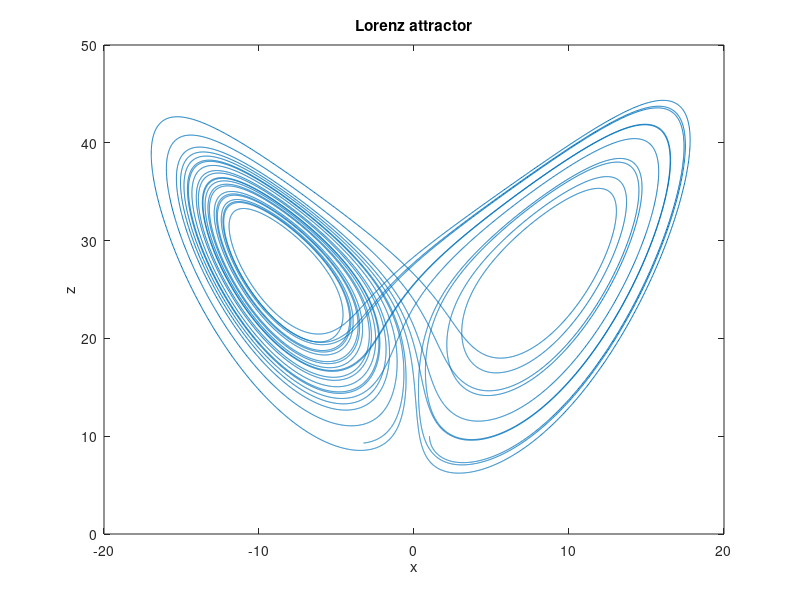

Write the MATLAB code that produced this figure.
% Lorenz attractor

rho = 28;
sigma = 10;
beta = 8/3;

f = @(t, u) [
  -sigma*u(1) + sigma*u(2);
  rho*u(1) - u(2) - u(1)*u(3);
  -beta*u(3) + u(1)*u(2)
];

% Dormand-Prince adaptive ODE solver
opt = odeset("MaxStep", 0.002);
[t, u] = ode45(f, [0 24], [1 1 10], opt);

% Plot orbit
function hf = mk_orbit_plot(x, y)
  plot(x, y)
  xlabel "x"
  ylabel "z"
  title("Lorenz attractor")
  print("orbit.jpg", "-S960,720");
endfunction

mk_orbit_plot(u(:, 1), u(:, 3));

